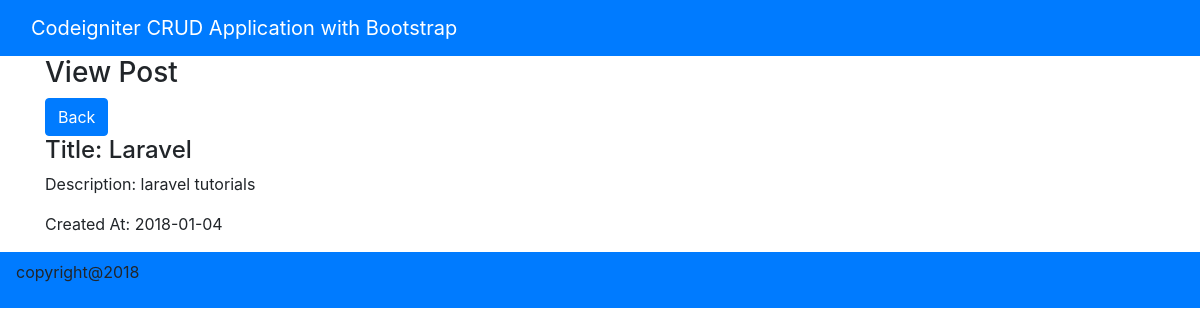
/index.php/welcome/view/4, run on the app's committed database.
### tables this page shows
CREATE TABLE IF NOT EXISTS `tbl_posts` (
  `id` int(100) NOT NULL AUTO_INCREMENT,
  `title` varchar(200) NOT NULL,
  `description` text NOT NULL,
  `date_created` date NOT NULL,
  PRIMARY KEY (`id`)
);

### application/controllers/Welcome.php (called while the page is built, shortened)
<?php
class Welcome extends CI_Controller {
	public function view($id)
	{
		$this->load->model('queries');
	    $post = $this->queries->getSinglePost($id);
		$this->load->View('view', ['post'=>$post]);
	}
}

### index.php (called while the page is built, shortened)
<?php
require_once BASEPATH.'core/CodeIgniter.php';

### application/models/queries.php (called while the page is built, shortened)
<?php
class queries extends CI_Model{
  public function getSinglePost($id){
      $query = $this->db->get_where('tbl_posts', array('id' => $id));
      if ($query->num_rows() > 0){
          return $query->row();
      }
  }
}
?>

### application/views/view.php (the view)
<?php include_once 'header.php'?>
<h3>View Post</h3>
<?=anchor('welcome', 'Back', array('class' => 'btn btn-primary'))?>
    <h4><?='Title: '.$post->title?></h4>
    <p><?='Description: '.$post->description?></p>
    <p><?='Created At: '.$post->date_created?></p>
<?php include_once 'footer.php'?>

### data on the page
tbl_posts: title "Laravel", description "laravel tutorials", date_created "2018-01-04"

### other printed values
anchor('welcome', 'Back', array('class' => 'btn btn-primary')) "Back"
